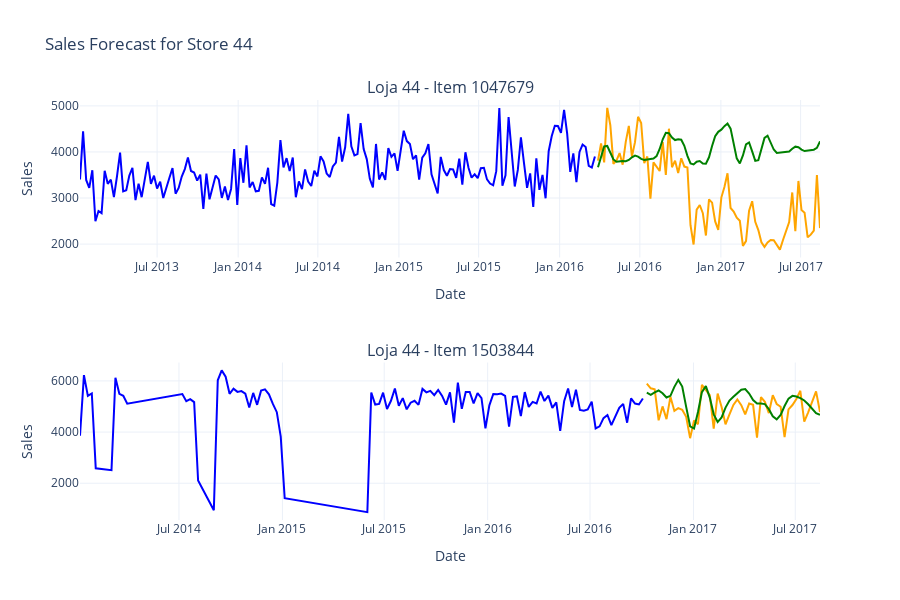
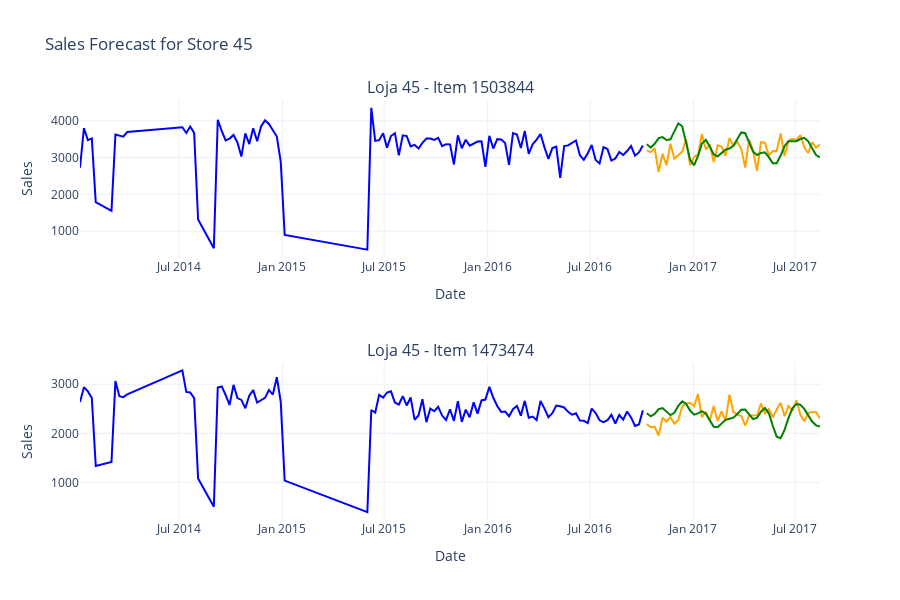
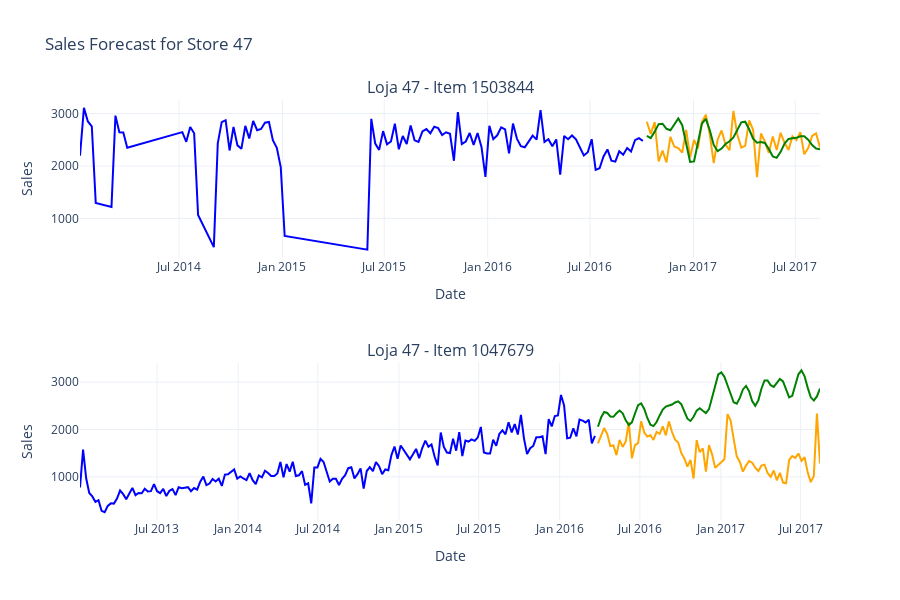
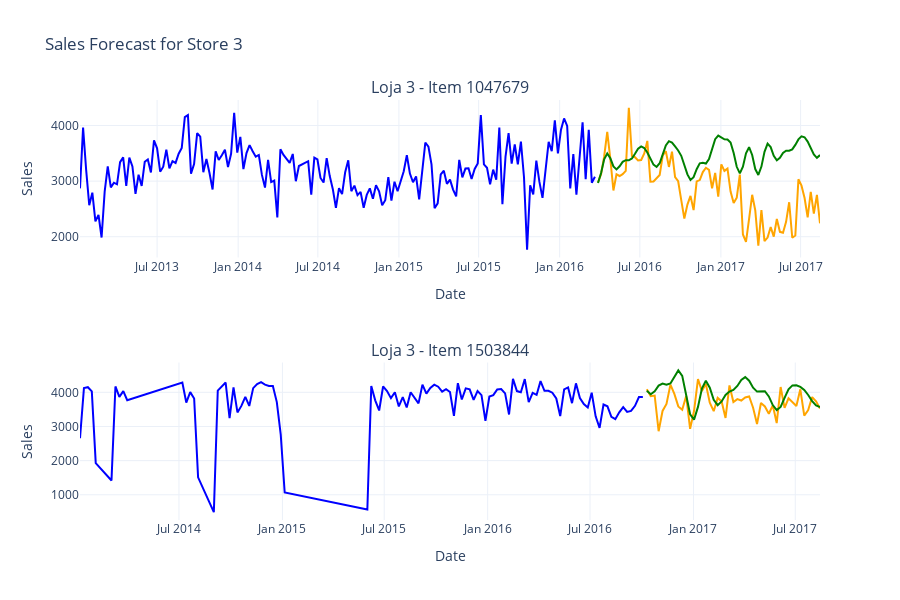

The cell these charts' notebook holds for them, in order:
### Code cell
# Dicionários para armazenar os modelos e tempos para cada loja e item
modelos_por_loja_item = {}
tempos_treinamento = {}
tempos_previsao = {}

# Criar dataframes para armazenar os resultados
df_resultado_loja_item = pd.DataFrame(columns=['Data', 'Loja', 'Item', 'Real', 'Previsto'])
df_resultado_tempo_item = pd.DataFrame(columns=['Loja', 'Item', 'Treino', 'Previsao'])

# Iterar sobre cada loja relevante
for loja in lojas_relevantes_favorita:
    # Pegar os itens relevantes da loja atual
    itens_relevantes = produtos_relevantes_favorita.get(loja, [])
    
    # Criar figura específica para a loja
    fig_loja = make_subplots(
        rows=len(itens_relevantes),
        cols=1,
        subplot_titles=[f'Loja {loja} - Item {item}' for item in itens_relevantes]
    )
    
    for idx, item in enumerate(itens_relevantes):
        # Filtrar os dados para a loja e item atuais
        df_loja_item = df_favorita_prophet[(df_favorita_prophet['Loja'] == loja) & (df_favorita_prophet['Produto'] == item)]
        
        if df_loja_item.empty:
            continue  # Ignorar se não houver dados
        
        # Agrupar os dados por data e somar as vendas
        df_loja_item_grouped = df_loja_item.groupby('ds')['y'].sum().reset_index()
        
        # Dividir os dados em treino e teste
        train_loja_item, test_loja_item = split_data_prophet(df_loja_item_grouped)
        
        # Calcular o tempo de treino
        start_train_time = time.time()
        model_loja_item = train_model_prophet(train_loja_item)
        end_train_time = time.time()
        train_time = end_train_time - start_train_time
        tempos_treinamento[(loja, item)] = train_time
        
        # Calcular o tempo de previsão
        start_forecast_time = time.time()
        forecast = make_forecast_prophet(model_loja_item, periods=len(test_loja_item))
        end_forecast_time = time.time()
        forecast_time = end_forecast_time - start_forecast_time
        tempos_previsao[(loja, item)] = forecast_time
        
        # Alinhar as previsões com os dados de teste
        forecast_test_loja_item = forecast.iloc[-len(test_loja_item):].copy()
        forecast_test_loja_item['ds'] = test_loja_item['ds'].values
        
        # Armazenar o modelo treinado no dicionário
        modelos_por_loja_item[(loja, item)] = model_loja_item
        
        # Adicionar os resultados ao dataframe
        df_resultado_loja_item = pd.concat([df_resultado_loja_item, pd.DataFrame({
            'Data': test_loja_item['ds'],
            'Loja': loja,
            'Item': item,
            'Real': test_loja_item['y'],
            'Previsto': forecast_test_loja_item['yhat']
        })])
        
        df_resultado_tempo_item = pd.concat([df_resultado_tempo_item, pd.DataFrame({
            'Loja': [loja],
            'Item': [item],
            'Treino': [train_time],
            'Previsao': [forecast_time]
        })], ignore_index=True)
        
        # Adicionar traces para treino, teste e previsão no gráfico da loja
        fig_loja.add_trace(go.Scatter(
            x=train_loja_item['ds'], y=train_loja_item['y'],
            mode='lines', name=f'Train (Item {item})', line=dict(color='blue')
        ), row=idx+1, col=1)
        fig_loja.add_trace(go.Scatter(
            x=test_loja_item['ds'], y=test_loja_item['y'],
            mode='lines', name=f'Test (Item {item})', line=dict(color='orange')
        ), row=idx+1, col=1)
        fig_loja.add_trace(go.Scatter(
            x=forecast_test_loja_item['ds'], y=forecast_test_loja_item['yhat'],
            mode='lines', name=f'Forecast (Item {item})', line=dict(color='green')
        ), row=idx+1, col=1)
        
        # Atualizar layout para cada subplot
        fig_loja.update_xaxes(title_text='Date', row=idx+1, col=1)
        fig_loja.update_yaxes(title_text='Sales', row=idx+1, col=1)
    
    # Atualizar layout para a figura completa da loja
    fig_loja.update_layout(
        title=f'Sales Forecast for Store {loja}',
        height=300 * len(itens_relevantes),  # Ajusta o tamanho de acordo com a quantidade de itens
        showlegend=False,
        template='plotly_white'
    )
    
    # Salvar e exibir o gráfico para a loja
    fig_loja.show()

# Salvar os dataframes em arquivos CSV
df_resultado_loja_item.to_csv('Resultados/Previsao/Favorita/Item/prophet.csv', index=False)
df_resultado_tempo_item.to_csv('Resultados/Tempo/Favorita/Item/prophet.csv', index=False)

# Imprimir tempos de treinamento e previsão
print("Tempos de treinamento por loja e item:", tempos_treinamento)
print("Tempos de previsão por loja e item:", tempos_previsao)
